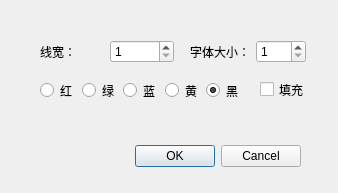
<?xml version="1.0" encoding="UTF-8"?>
<ui version="4.0">
 <class>Dialog</class>
 <widget class="QDialog" name="Dialog">
  <property name="geometry">
   <rect>
    <x>0</x>
    <y>0</y>
    <width>338</width>
    <height>193</height>
   </rect>
  </property>
  <property name="windowTitle">
   <string>属性设置</string>
  </property>
  <widget class="QDialogButtonBox" name="buttonBox">
   <property name="geometry">
    <rect>
     <x>-40</x>
     <y>140</y>
     <width>341</width>
     <height>32</height>
    </rect>
   </property>
   <property name="orientation">
    <enum>Qt::Horizontal</enum>
   </property>
   <property name="standardButtons">
    <set>QDialogButtonBox::Cancel|QDialogButtonBox::Ok</set>
   </property>
  </widget>
  <widget class="QCheckBox" name="checkBox_fill">
   <property name="geometry">
    <rect>
     <x>260</x>
     <y>80</y>
     <width>80</width>
     <height>19</height>
    </rect>
   </property>
   <property name="text">
    <string>填充</string>
   </property>
  </widget>
  <widget class="QWidget" name="layoutWidget">
   <property name="geometry">
    <rect>
     <x>190</x>
     <y>40</y>
     <width>116</width>
     <height>23</height>
    </rect>
   </property>
   <layout class="QHBoxLayout" name="horizontalLayout_3">
    <item>
     <widget class="QLabel" name="label_2">
      <property name="text">
       <string>字体大小：</string>
      </property>
     </widget>
    </item>
    <item>
     <widget class="QSpinBox" name="spinBox_fontSize">
      <property name="minimum">
       <number>1</number>
      </property>
     </widget>
    </item>
   </layout>
  </widget>
  <widget class="QWidget" name="">
   <property name="geometry">
    <rect>
     <x>40</x>
     <y>80</y>
     <width>201</width>
     <height>21</height>
    </rect>
   </property>
   <layout class="QHBoxLayout" name="horizontalLayout">
    <item>
     <widget class="QRadioButton" name="radioButton_red">
      <property name="text">
       <string>红</string>
      </property>
     </widget>
    </item>
    <item>
     <widget class="QRadioButton" name="radioButton_green">
      <property name="text">
       <string>绿</string>
      </property>
     </widget>
    </item>
    <item>
     <widget class="QRadioButton" name="radioButton_blue">
      <property name="text">
       <string>蓝</string>
      </property>
     </widget>
    </item>
    <item>
     <widget class="QRadioButton" name="radioButton_yellow">
      <property name="text">
       <string>黄</string>
      </property>
     </widget>
    </item>
    <item>
     <widget class="QRadioButton" name="radioButton_black">
      <property name="text">
       <string>黑</string>
      </property>
      <property name="checked">
       <bool>true</bool>
      </property>
     </widget>
    </item>
   </layout>
  </widget>
  <widget class="QWidget" name="">
   <property name="geometry">
    <rect>
     <x>40</x>
     <y>40</y>
     <width>134</width>
     <height>23</height>
    </rect>
   </property>
   <layout class="QHBoxLayout" name="horizontalLayout_2">
    <item>
     <widget class="QLabel" name="label">
      <property name="text">
       <string>线宽：</string>
      </property>
     </widget>
    </item>
    <item>
     <widget class="QSpinBox" name="spinBox_lineWidth">
      <property name="minimum">
       <number>1</number>
      </property>
      <property name="maximum">
       <number>10</number>
      </property>
     </widget>
    </item>
   </layout>
  </widget>
 </widget>
 <resources/>
 <connections>
  <connection>
   <sender>buttonBox</sender>
   <signal>accepted()</signal>
   <receiver>Dialog</receiver>
   <slot>accept()</slot>
   <hints>
    <hint type="sourcelabel">
     <x>248</x>
     <y>254</y>
    </hint>
    <hint type="destinationlabel">
     <x>157</x>
     <y>274</y>
    </hint>
   </hints>
  </connection>
  <connection>
   <sender>buttonBox</sender>
   <signal>rejected()</signal>
   <receiver>Dialog</receiver>
   <slot>reject()</slot>
   <hints>
    <hint type="sourcelabel">
     <x>316</x>
     <y>260</y>
    </hint>
    <hint type="destinationlabel">
     <x>286</x>
     <y>274</y>
    </hint>
   </hints>
  </connection>
 </connections>
</ui>
